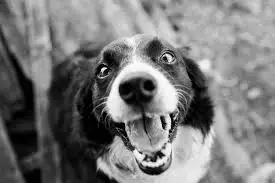
#> input picture hw4/dog.png, 275 x 183 px
$ python hw4.py
#> lines starting #> are read from the running program, lines starting #| are printed output that depends on the picture; long printed decimals are rounded
# Import required libraries
import numpy as np
import cv2
import matplotlib.pyplot as plt
import math

def convert_to_yuv420(img_file):
    """
    Convert an image to YUV 4:2:0 chroma subsampling format and back

    Args:
        img_file: Path to the input image

    Returns:
        Tuple containing (source_img, converted_img)
    """
#> called with img_file = 'dog.png'
    # Acquire image data (default OpenCV format is BGR)
    src_img = cv2.imread(img_file)
#> src_img is the input picture: shape (183, 275, 3); mean B, G, R 120.7, 120.7, 120.7
    if src_img is None:
        raise FileNotFoundError(f"Unable to load image from: {img_file}")

    # Transform to RGB color space
    src_img = cv2.cvtColor(src_img, cv2.COLOR_BGR2RGB)

    # Extract color channels
    red_channel = src_img[:, :, 0]
    green_channel = src_img[:, :, 1]
    blue_channel = src_img[:, :, 2]

    # Calculate YUV components using standard coefficients
    luma = 0.299 * red_channel + 0.587 * green_channel + 0.114 * blue_channel
    chroma_red = (red_channel - luma) * 0.713 + 128
    chroma_blue = (blue_channel - luma) * 0.564 + 128

    # Ensure values are within valid range and convert to appropriate data type
    luma = np.clip(luma, 0, 255).astype(np.uint8)
    chroma_red = np.clip(chroma_red, 0, 255).astype(np.uint8)
#> chroma_red: shape (183, 275); every value is 128
    chroma_blue = np.clip(chroma_blue, 0, 255).astype(np.uint8)

    # Perform 4:2:0 subsampling (quarter resolution for chroma channels)
    chroma_red_subsampled = chroma_red[::2, ::2]
#> chroma_red_subsampled: shape (92, 138); every value is 128
    chroma_blue_subsampled = chroma_blue[::2, ::2]
    # Debug info (commented out):
    # print(f"Original chroma_red dimensions: {chroma_red.shape}, Subsampled: {chroma_red_subsampled.shape}")
    # print(f"Original chroma_blue dimensions: {chroma_blue.shape}, Subsampled: {chroma_blue_subsampled.shape}")

    # Restore chroma channels to original dimensions using bilinear interpolation
    chroma_red_upscaled = cv2.resize(
        chroma_red_subsampled,
        (chroma_red.shape[1], chroma_red.shape[0]),
        interpolation=cv2.INTER_LINEAR
    ).astype(np.uint8)

    chroma_blue_upscaled = cv2.resize(
        chroma_blue_subsampled,
        (chroma_blue.shape[1], chroma_blue.shape[0]),
        interpolation=cv2.INTER_LINEAR
    ).astype(np.uint8)

    # Combine channels into YCrCb format
    yuv_img = cv2.merge([luma, chroma_red_upscaled, chroma_blue_upscaled])
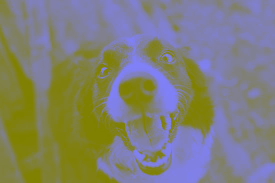
#> yuv_img: shape (183, 275, 3); mean of channels 0, 1, 2 120.5, 128, 128; drawn as B, G, R

    # Transform back to RGB color space
    result_img = cv2.cvtColor(yuv_img, cv2.COLOR_YCrCb2RGB)

    return src_img, result_img

def visualize_comparison(source, processed):
    """
    Display source and processed images side by side with enhanced visualization

    Args:
        source: Original image
        processed: Processed image
    """
    # Configure visualization with a clean style
    plt.style.use('default')

    # Create figure with custom configuration
    fig = plt.figure(figsize=(14, 7))

    # Create GridSpec for more control over layout
    gs = fig.add_gridspec(2, 2, height_ratios=[6, 1], hspace=0.1)

    # Add subplots for images
    ax1 = fig.add_subplot(gs[0, 0])
    ax2 = fig.add_subplot(gs[0, 1])

    # Display original image with enhanced appearance
    ax1.imshow(source, interpolation='nearest')
    ax1.set_title('Source Image', fontsize=14, fontweight='bold')
    ax1.set_xticks([])
    ax1.set_yticks([])

    # Display processed image with enhanced appearance
    ax2.imshow(processed, interpolation='nearest')
    ax2.set_title('4:2:0 Processed', fontsize=14, fontweight='bold')
    ax2.set_xticks([])
    ax2.set_yticks([])

    # Calculate PSNR
    psnr_value = compute_psnr(source, processed)
#> the loop in compute_psnr, `for c in range(channels):` made 3 passes
#> (channel_error, total_squared_error) on passes 1 to 3: (12919, 12919), (12291, 25210), (12919, 38129)
#> after the loop in compute_psnr, `for c in range(channels):`: total_squared_error = 38129
#> in compute_psnr, `mean_squared_error = total_squared_error / (M * N * channels)`: mean_squared_error = 0.253
#> in compute_psnr, `psnr_value = 10 * math.log10((max_pixel_value ** 2) / mean_squared_err..`: psnr_value = 54.11
#> psnr_value = 54.11

    # Add PSNR information in bottom area
    ax_info = fig.add_subplot(gs[1, :])
    ax_info.axis('off')
    ax_info.text(0.5, 0.5, f"Image Quality (PSNR): {psnr_value:.2f} dB",
                ha='center', va='center', fontsize=12, fontweight='bold',
                bbox={'facecolor': 'lightgray', 'alpha': 0.7, 'pad': 10,
                      'boxstyle': 'round,pad=0.5'})

    plt.show()
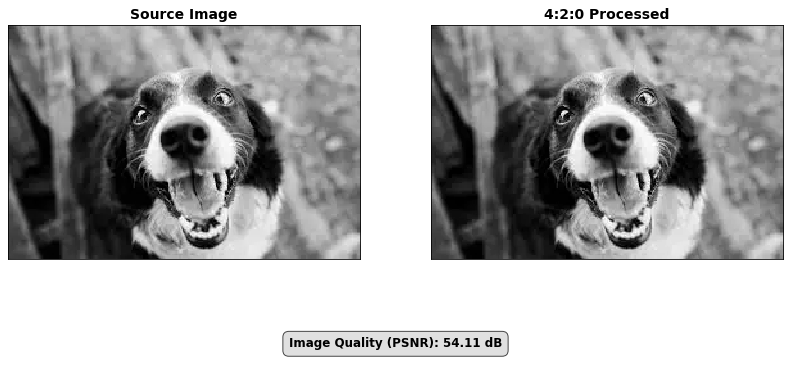
#> figure drawn by matplotlib, 2 panels

def compute_psnr(reference, test):
    """
    Calculate Peak Signal-to-Noise Ratio between two images
    Handles both grayscale and color images correctly

    Args:
        reference: Reference image (grayscale or color)
        test: Test image (grayscale or color)

    Returns:
        PSNR value in decibels (dB)
    """
    reference = reference.astype(np.float32)
    test = test.astype(np.float32)

    # Get image dimensions
    if len(reference.shape) == 3:  # Color image
        M, N, channels = reference.shape

        # Calculate MSE across all color channels
        total_squared_error = 0
        for c in range(channels):
            channel_error = np.sum((reference[:, :, c] - test[:, :, c]) ** 2)
            total_squared_error += channel_error

        # Average MSE across all pixels and channels (as per your formula)
        mean_squared_error = total_squared_error / (M * N * channels)

    else:  # Grayscale image
        M, N = reference.shape
        mean_squared_error = np.mean((reference - test) ** 2)

    # Handle perfect match case
    if mean_squared_error == 0:
        return float('inf')

    # PSNR calculation using the formula from your image
    max_pixel_value = 255.0
    psnr_value = 10 * math.log10((max_pixel_value ** 2) / mean_squared_error)

    return psnr_value

# Main execution
original, processed = convert_to_yuv420("dog.png")
visualize_comparison(original, processed)
print("Image Quality (PSNR):", compute_psnr(original, processed))
#> the loop in compute_psnr (call 2), `for c in range(channels):` made 3 passes
#| Image Quality (PSNR): 54.107
